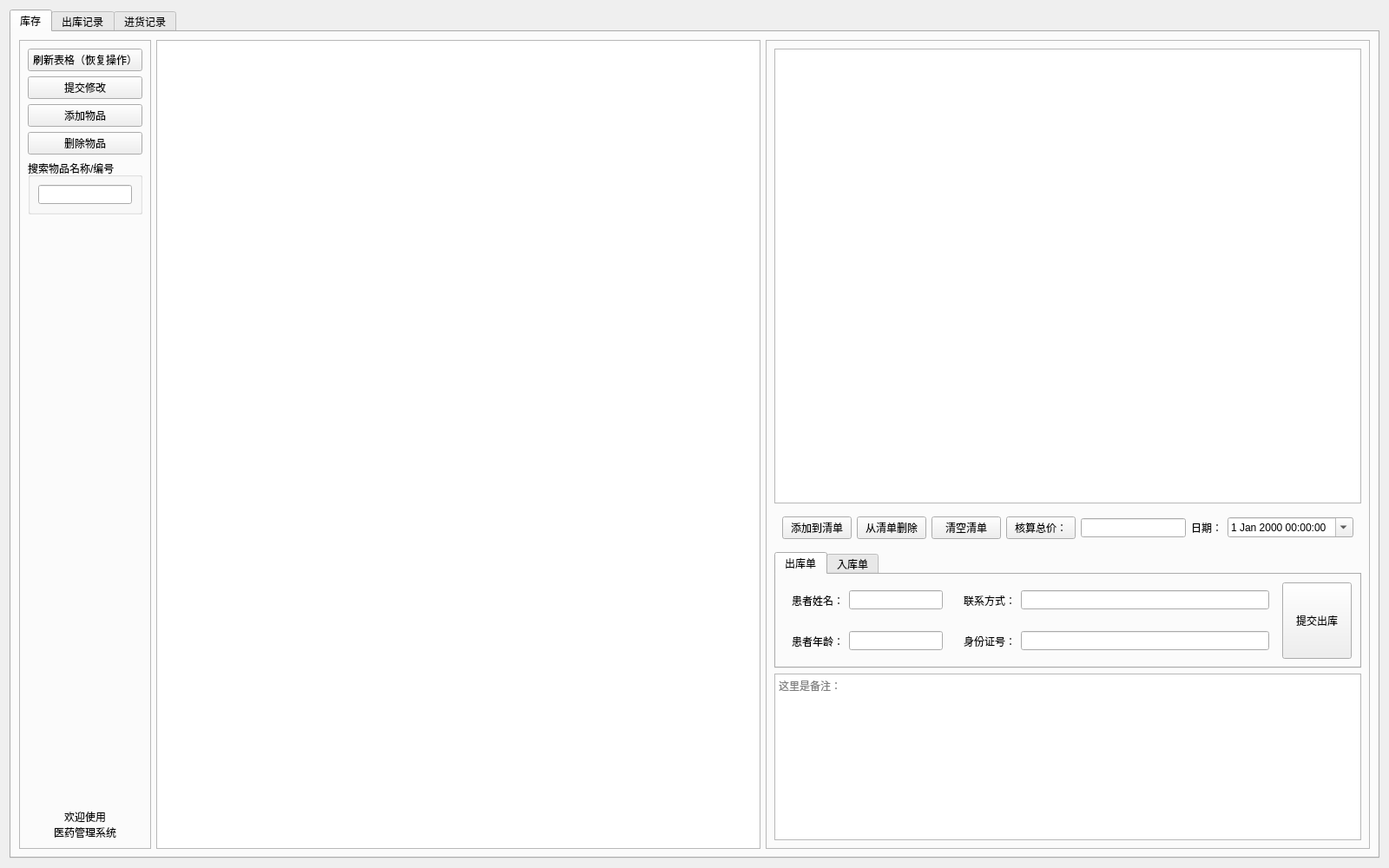
<?xml version="1.0" encoding="UTF-8"?>
<ui version="4.0">
 <class>Form</class>
 <widget class="QWidget" name="Form">
  <property name="geometry">
   <rect>
    <x>0</x>
    <y>0</y>
    <width>1600</width>
    <height>1000</height>
   </rect>
  </property>
  <property name="windowTitle">
   <string>医药管理系统</string>
  </property>
  <layout class="QVBoxLayout" name="verticalLayout_3">
   <item>
    <widget class="QTabWidget" name="tabWidget">
     <property name="currentIndex">
      <number>0</number>
     </property>
     <widget class="QWidget" name="tab">
      <attribute name="title">
       <string>库存</string>
      </attribute>
      <layout class="QGridLayout" name="gridLayout_3">
       <item row="0" column="0">
        <widget class="QFrame" name="frame_2">
         <property name="sizePolicy">
          <sizepolicy hsizetype="Fixed" vsizetype="Expanding">
           <horstretch>0</horstretch>
           <verstretch>0</verstretch>
          </sizepolicy>
         </property>
         <property name="frameShape">
          <enum>QFrame::StyledPanel</enum>
         </property>
         <property name="frameShadow">
          <enum>QFrame::Raised</enum>
         </property>
         <layout class="QVBoxLayout" name="verticalLayout">
          <item>
           <widget class="QPushButton" name="pushButton_inventory_refresh">
            <property name="text">
             <string>刷新表格（恢复操作）</string>
            </property>
           </widget>
          </item>
          <item>
           <widget class="QPushButton" name="pushButton_inventory_commit">
            <property name="text">
             <string>提交修改</string>
            </property>
           </widget>
          </item>
          <item>
           <widget class="QPushButton" name="pushButton_inventory_insert_row">
            <property name="text">
             <string>添加物品</string>
            </property>
           </widget>
          </item>
          <item>
           <widget class="QPushButton" name="pushButton_inventory_row_remove">
            <property name="text">
             <string>删除物品</string>
            </property>
           </widget>
          </item>
          <item>
           <widget class="QGroupBox" name="groupBox">
            <property name="title">
             <string>搜索物品名称/编号</string>
            </property>
            <layout class="QVBoxLayout" name="verticalLayout_4">
             <item>
              <widget class="QLineEdit" name="lineEdit_search">
               <property name="sizePolicy">
                <sizepolicy hsizetype="Fixed" vsizetype="Fixed">
                 <horstretch>0</horstretch>
                 <verstretch>0</verstretch>
                </sizepolicy>
               </property>
              </widget>
             </item>
            </layout>
           </widget>
          </item>
          <item>
           <spacer name="verticalSpacer">
            <property name="orientation">
             <enum>Qt::Vertical</enum>
            </property>
            <property name="sizeType">
             <enum>QSizePolicy::Expanding</enum>
            </property>
            <property name="sizeHint" stdset="0">
             <size>
              <width>20</width>
              <height>663</height>
             </size>
            </property>
           </spacer>
          </item>
          <item>
           <widget class="QLabel" name="label_status">
            <property name="sizePolicy">
             <sizepolicy hsizetype="Expanding" vsizetype="Fixed">
              <horstretch>0</horstretch>
              <verstretch>0</verstretch>
             </sizepolicy>
            </property>
            <property name="text">
             <string>欢迎使用
医药管理系统</string>
            </property>
            <property name="textFormat">
             <enum>Qt::AutoText</enum>
            </property>
            <property name="alignment">
             <set>Qt::AlignCenter</set>
            </property>
           </widget>
          </item>
         </layout>
        </widget>
       </item>
       <item row="0" column="1">
        <widget class="QTableView" name="tableView_products">
         <property name="sizePolicy">
          <sizepolicy hsizetype="Expanding" vsizetype="Expanding">
           <horstretch>0</horstretch>
           <verstretch>0</verstretch>
          </sizepolicy>
         </property>
        </widget>
       </item>
       <item row="0" column="2">
        <widget class="QFrame" name="frame">
         <property name="frameShape">
          <enum>QFrame::StyledPanel</enum>
         </property>
         <property name="frameShadow">
          <enum>QFrame::Raised</enum>
         </property>
         <layout class="QVBoxLayout" name="verticalLayout_2">
          <item>
           <widget class="QTableView" name="tableView_inventory">
            <property name="sizePolicy">
             <sizepolicy hsizetype="Expanding" vsizetype="Expanding">
              <horstretch>0</horstretch>
              <verstretch>0</verstretch>
             </sizepolicy>
            </property>
           </widget>
          </item>
          <item>
           <widget class="QWidget" name="widget_6" native="true">
            <property name="sizePolicy">
             <sizepolicy hsizetype="Expanding" vsizetype="Fixed">
              <horstretch>0</horstretch>
              <verstretch>0</verstretch>
             </sizepolicy>
            </property>
            <layout class="QHBoxLayout" name="horizontalLayout_3">
             <item>
              <widget class="QPushButton" name="pushButton_add">
               <property name="sizePolicy">
                <sizepolicy hsizetype="Fixed" vsizetype="Fixed">
                 <horstretch>0</horstretch>
                 <verstretch>0</verstretch>
                </sizepolicy>
               </property>
               <property name="text">
                <string>添加到清单</string>
               </property>
              </widget>
             </item>
             <item>
              <widget class="QPushButton" name="pushButton_2">
               <property name="sizePolicy">
                <sizepolicy hsizetype="Fixed" vsizetype="Fixed">
                 <horstretch>0</horstretch>
                 <verstretch>0</verstretch>
                </sizepolicy>
               </property>
               <property name="text">
                <string>从清单删除</string>
               </property>
              </widget>
             </item>
             <item>
              <widget class="QPushButton" name="pushButton_1">
               <property name="sizePolicy">
                <sizepolicy hsizetype="Fixed" vsizetype="Fixed">
                 <horstretch>0</horstretch>
                 <verstretch>0</verstretch>
                </sizepolicy>
               </property>
               <property name="text">
                <string>清空清单</string>
               </property>
              </widget>
             </item>
             <item>
              <widget class="QPushButton" name="pushButton_calculate">
               <property name="sizePolicy">
                <sizepolicy hsizetype="Fixed" vsizetype="Fixed">
                 <horstretch>0</horstretch>
                 <verstretch>0</verstretch>
                </sizepolicy>
               </property>
               <property name="text">
                <string>核算总价：</string>
               </property>
              </widget>
             </item>
             <item>
              <widget class="QLineEdit" name="lineEdit_amount">
               <property name="sizePolicy">
                <sizepolicy hsizetype="Expanding" vsizetype="Fixed">
                 <horstretch>0</horstretch>
                 <verstretch>0</verstretch>
                </sizepolicy>
               </property>
               <property name="text">
                <string/>
               </property>
              </widget>
             </item>
             <item>
              <widget class="QLabel" name="label_5">
               <property name="text">
                <string>日期：</string>
               </property>
              </widget>
             </item>
             <item>
              <widget class="QDateTimeEdit" name="dateTimeEdit">
               <property name="wrapping">
                <bool>false</bool>
               </property>
               <property name="frame">
                <bool>true</bool>
               </property>
               <property name="time">
                <time>
                 <hour>0</hour>
                 <minute>0</minute>
                 <second>0</second>
                </time>
               </property>
               <property name="currentSection">
                <enum>QDateTimeEdit::YearSection</enum>
               </property>
               <property name="calendarPopup">
                <bool>true</bool>
               </property>
               <property name="timeSpec">
                <enum>Qt::LocalTime</enum>
               </property>
              </widget>
             </item>
            </layout>
           </widget>
          </item>
          <item>
           <widget class="QTabWidget" name="tabWidget_2">
            <property name="sizePolicy">
             <sizepolicy hsizetype="Expanding" vsizetype="Fixed">
              <horstretch>0</horstretch>
              <verstretch>0</verstretch>
             </sizepolicy>
            </property>
            <property name="tabPosition">
             <enum>QTabWidget::North</enum>
            </property>
            <property name="currentIndex">
             <number>0</number>
            </property>
            <widget class="QWidget" name="tab_4">
             <attribute name="title">
              <string>出库单</string>
             </attribute>
             <layout class="QHBoxLayout" name="horizontalLayout_7">
              <item>
               <layout class="QGridLayout" name="gridLayout_2">
                <item row="0" column="0">
                 <widget class="QWidget" name="widget" native="true">
                  <layout class="QHBoxLayout" name="horizontalLayout">
                   <item>
                    <widget class="QLabel" name="label">
                     <property name="text">
                      <string>患者姓名：</string>
                     </property>
                    </widget>
                   </item>
                   <item>
                    <widget class="QLineEdit" name="lineEdit_client_name">
                     <property name="sizePolicy">
                      <sizepolicy hsizetype="Fixed" vsizetype="Fixed">
                       <horstretch>0</horstretch>
                       <verstretch>0</verstretch>
                      </sizepolicy>
                     </property>
                     <property name="text">
                      <string/>
                     </property>
                    </widget>
                   </item>
                  </layout>
                 </widget>
                </item>
                <item row="0" column="1">
                 <widget class="QWidget" name="widget_3" native="true">
                  <layout class="QHBoxLayout" name="horizontalLayout_5">
                   <item>
                    <widget class="QLabel" name="label_4">
                     <property name="text">
                      <string>联系方式：</string>
                     </property>
                    </widget>
                   </item>
                   <item>
                    <widget class="QLineEdit" name="lineEdit_client_phone">
                     <property name="text">
                      <string/>
                     </property>
                    </widget>
                   </item>
                  </layout>
                 </widget>
                </item>
                <item row="1" column="0">
                 <widget class="QWidget" name="widget_4" native="true">
                  <layout class="QHBoxLayout" name="horizontalLayout_6">
                   <item>
                    <widget class="QLabel" name="label_3">
                     <property name="text">
                      <string>患者年龄：</string>
                     </property>
                    </widget>
                   </item>
                   <item>
                    <widget class="QLineEdit" name="lineEdit_client_age">
                     <property name="sizePolicy">
                      <sizepolicy hsizetype="Fixed" vsizetype="Fixed">
                       <horstretch>0</horstretch>
                       <verstretch>0</verstretch>
                      </sizepolicy>
                     </property>
                     <property name="text">
                      <string/>
                     </property>
                    </widget>
                   </item>
                  </layout>
                 </widget>
                </item>
                <item row="1" column="1">
                 <widget class="QWidget" name="widget_2" native="true">
                  <layout class="QHBoxLayout" name="horizontalLayout_2">
                   <item>
                    <widget class="QLabel" name="label_2">
                     <property name="text">
                      <string>身份证号：</string>
                     </property>
                    </widget>
                   </item>
                   <item>
                    <widget class="QLineEdit" name="lineEdit_client_id">
                     <property name="text">
                      <string/>
                     </property>
                    </widget>
                   </item>
                  </layout>
                 </widget>
                </item>
                <item row="0" column="2" rowspan="2">
                 <widget class="QPushButton" name="pushButton_sell">
                  <property name="sizePolicy">
                   <sizepolicy hsizetype="Minimum" vsizetype="Expanding">
                    <horstretch>0</horstretch>
                    <verstretch>0</verstretch>
                   </sizepolicy>
                  </property>
                  <property name="text">
                   <string>提交出库</string>
                  </property>
                 </widget>
                </item>
               </layout>
              </item>
             </layout>
            </widget>
            <widget class="QWidget" name="tab_5">
             <attribute name="title">
              <string>入库单</string>
             </attribute>
             <layout class="QHBoxLayout" name="horizontalLayout_8">
              <item>
               <layout class="QGridLayout" name="gridLayout">
                <item row="0" column="0">
                 <widget class="QWidget" name="widget_7" native="true">
                  <layout class="QHBoxLayout" name="horizontalLayout_9">
                   <item>
                    <widget class="QLabel" name="label_6">
                     <property name="text">
                      <string>供应商：</string>
                     </property>
                    </widget>
                   </item>
                   <item>
                    <widget class="QLineEdit" name="lineEdit_supplier_name">
                     <property name="text">
                      <string/>
                     </property>
                    </widget>
                   </item>
                  </layout>
                 </widget>
                </item>
                <item row="1" column="0">
                 <widget class="QWidget" name="widget_8" native="true">
                  <layout class="QHBoxLayout" name="horizontalLayout_10">
                   <item>
                    <widget class="QLabel" name="label_9">
                     <property name="text">
                      <string>联系方式：</string>
                     </property>
                    </widget>
                   </item>
                   <item>
                    <widget class="QLineEdit" name="lineEdit_supplier_phone">
                     <property name="text">
                      <string/>
                     </property>
                    </widget>
                   </item>
                  </layout>
                 </widget>
                </item>
                <item row="0" column="1" rowspan="2">
                 <widget class="QPushButton" name="pushButton_ruku">
                  <property name="sizePolicy">
                   <sizepolicy hsizetype="Minimum" vsizetype="Expanding">
                    <horstretch>0</horstretch>
                    <verstretch>0</verstretch>
                   </sizepolicy>
                  </property>
                  <property name="text">
                   <string>提交入库</string>
                  </property>
                 </widget>
                </item>
               </layout>
              </item>
             </layout>
            </widget>
           </widget>
          </item>
          <item>
           <widget class="QTextEdit" name="textEdit_baizhu">
            <property name="sizePolicy">
             <sizepolicy hsizetype="Expanding" vsizetype="Fixed">
              <horstretch>0</horstretch>
              <verstretch>0</verstretch>
             </sizepolicy>
            </property>
            <property name="minimumSize">
             <size>
              <width>0</width>
              <height>0</height>
             </size>
            </property>
            <property name="documentTitle">
             <string/>
            </property>
            <property name="html">
             <string>&lt;!DOCTYPE HTML PUBLIC &quot;-//W3C//DTD HTML 4.0//EN&quot; &quot;http://www.w3.org/TR/REC-html40/strict.dtd&quot;&gt;
&lt;html&gt;&lt;head&gt;&lt;meta name=&quot;qrichtext&quot; content=&quot;1&quot; /&gt;&lt;style type=&quot;text/css&quot;&gt;
p, li { white-space: pre-wrap; }
&lt;/style&gt;&lt;/head&gt;&lt;body style=&quot; font-family:'SimSun'; font-size:9pt; font-weight:400; font-style:normal;&quot;&gt;
&lt;p style=&quot;-qt-paragraph-type:empty; margin-top:0px; margin-bottom:0px; margin-left:0px; margin-right:0px; -qt-block-indent:0; text-indent:0px;&quot;&gt;&lt;br /&gt;&lt;/p&gt;&lt;/body&gt;&lt;/html&gt;</string>
            </property>
            <property name="placeholderText">
             <string>这里是备注：</string>
            </property>
           </widget>
          </item>
         </layout>
        </widget>
       </item>
      </layout>
     </widget>
     <widget class="QWidget" name="tab_2">
      <attribute name="title">
       <string>出库记录</string>
      </attribute>
      <layout class="QHBoxLayout" name="horizontalLayout_11">
       <item>
        <widget class="QFrame" name="frame_3">
         <property name="sizePolicy">
          <sizepolicy hsizetype="Fixed" vsizetype="Preferred">
           <horstretch>0</horstretch>
           <verstretch>0</verstretch>
          </sizepolicy>
         </property>
         <property name="frameShape">
          <enum>QFrame::StyledPanel</enum>
         </property>
         <property name="frameShadow">
          <enum>QFrame::Raised</enum>
         </property>
         <layout class="QVBoxLayout" name="verticalLayout_7">
          <item>
           <widget class="QPushButton" name="pushButton_sales_refresh">
            <property name="text">
             <string>刷新表格（恢复操作）</string>
            </property>
           </widget>
          </item>
          <item>
           <widget class="QPushButton" name="pushButton_sales_commit">
            <property name="text">
             <string>提交修改</string>
            </property>
           </widget>
          </item>
          <item>
           <widget class="QPushButton" name="pushButton_sales_delete">
            <property name="text">
             <string>删除记录</string>
            </property>
           </widget>
          </item>
          <item>
           <widget class="QGroupBox" name="groupBox_3">
            <property name="title">
             <string>搜索出库记录</string>
            </property>
            <layout class="QVBoxLayout" name="verticalLayout_6">
             <item>
              <widget class="QLineEdit" name="lineEdit_selas_search">
               <property name="sizePolicy">
                <sizepolicy hsizetype="Fixed" vsizetype="Fixed">
                 <horstretch>0</horstretch>
                 <verstretch>0</verstretch>
                </sizepolicy>
               </property>
              </widget>
             </item>
            </layout>
           </widget>
          </item>
          <item>
           <spacer name="verticalSpacer_2">
            <property name="orientation">
             <enum>Qt::Vertical</enum>
            </property>
            <property name="sizeHint" stdset="0">
             <size>
              <width>20</width>
              <height>699</height>
             </size>
            </property>
           </spacer>
          </item>
         </layout>
        </widget>
       </item>
       <item>
        <widget class="QTableView" name="tableView_sales"/>
       </item>
      </layout>
     </widget>
     <widget class="QWidget" name="tab_3">
      <attribute name="title">
       <string>进货记录</string>
      </attribute>
      <layout class="QHBoxLayout" name="horizontalLayout_12">
       <item>
        <widget class="QFrame" name="frame_4">
         <property name="sizePolicy">
          <sizepolicy hsizetype="Fixed" vsizetype="Preferred">
           <horstretch>0</horstretch>
           <verstretch>0</verstretch>
          </sizepolicy>
         </property>
         <property name="frameShape">
          <enum>QFrame::StyledPanel</enum>
         </property>
         <property name="frameShadow">
          <enum>QFrame::Raised</enum>
         </property>
         <layout class="QVBoxLayout" name="verticalLayout_8">
          <item>
           <widget class="QPushButton" name="pushButton_pur_refresh">
            <property name="text">
             <string>刷新表格（恢复操作）</string>
            </property>
           </widget>
          </item>
          <item>
           <widget class="QPushButton" name="pushButton_pur_commit">
            <property name="text">
             <string>提交修改</string>
            </property>
           </widget>
          </item>
          <item>
           <widget class="QPushButton" name="pushButton_5">
            <property name="text">
             <string>删除记录</string>
            </property>
           </widget>
          </item>
          <item>
           <widget class="QGroupBox" name="groupBox_4">
            <property name="title">
             <string>搜索入库记录</string>
            </property>
            <layout class="QVBoxLayout" name="verticalLayout_9">
             <item>
              <widget class="QLineEdit" name="lineEdit_purchase_search">
               <property name="sizePolicy">
                <sizepolicy hsizetype="Fixed" vsizetype="Fixed">
                 <horstretch>0</horstretch>
                 <verstretch>0</verstretch>
                </sizepolicy>
               </property>
              </widget>
             </item>
            </layout>
           </widget>
          </item>
          <item>
           <spacer name="verticalSpacer_3">
            <property name="orientation">
             <enum>Qt::Vertical</enum>
            </property>
            <property name="sizeHint" stdset="0">
             <size>
              <width>20</width>
              <height>721</height>
             </size>
            </property>
           </spacer>
          </item>
         </layout>
        </widget>
       </item>
       <item>
        <widget class="QTableView" name="tableView_purchase"/>
       </item>
      </layout>
     </widget>
    </widget>
   </item>
  </layout>
 </widget>
 <resources/>
 <connections/>
</ui>
